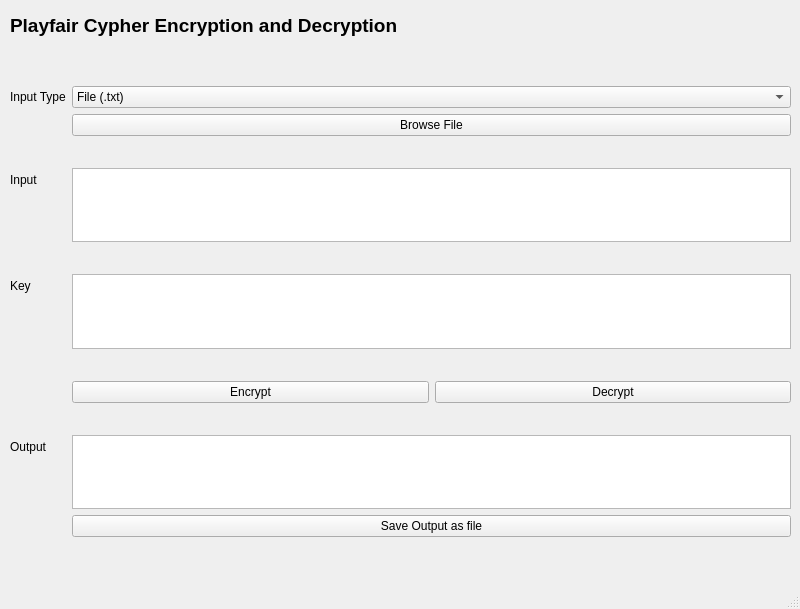
<?xml version="1.0" encoding="UTF-8"?>
<ui version="4.0">
 <class>MainWindow</class>
 <widget class="QMainWindow" name="MainWindow">
  <property name="geometry">
   <rect>
    <x>0</x>
    <y>0</y>
    <width>800</width>
    <height>609</height>
   </rect>
  </property>
  <property name="windowTitle">
   <string>MainWindow</string>
  </property>
  <widget class="QWidget" name="centralwidget">
   <widget class="QWidget" name="formLayoutWidget">
    <property name="geometry">
     <rect>
      <x>10</x>
      <y>60</y>
      <width>781</width>
      <height>477</height>
     </rect>
    </property>
    <layout class="QFormLayout" name="formLayout">
     <item row="0" column="1">
      <spacer name="horizontalSpacer">
       <property name="orientation">
        <enum>Qt::Horizontal</enum>
       </property>
       <property name="sizeHint" stdset="0">
        <size>
         <width>40</width>
         <height>20</height>
        </size>
       </property>
      </spacer>
     </item>
     <item row="1" column="1">
      <widget class="QComboBox" name="input_type_combobox">
       <item>
        <property name="text">
         <string>File (.txt)</string>
        </property>
       </item>
       <item>
        <property name="text">
         <string>Plaintext</string>
        </property>
       </item>
      </widget>
     </item>
     <item row="2" column="1">
      <widget class="QPushButton" name="browse_button">
       <property name="text">
        <string>Browse File</string>
       </property>
      </widget>
     </item>
     <item row="3" column="1">
      <spacer name="horizontalSpacer_4">
       <property name="orientation">
        <enum>Qt::Horizontal</enum>
       </property>
       <property name="sizeHint" stdset="0">
        <size>
         <width>40</width>
         <height>20</height>
        </size>
       </property>
      </spacer>
     </item>
     <item row="4" column="0">
      <widget class="QLabel" name="label">
       <property name="text">
        <string>Input</string>
       </property>
      </widget>
     </item>
     <item row="4" column="1">
      <widget class="QPlainTextEdit" name="input_box"/>
     </item>
     <item row="5" column="1">
      <spacer name="horizontalSpacer_5">
       <property name="orientation">
        <enum>Qt::Horizontal</enum>
       </property>
       <property name="sizeHint" stdset="0">
        <size>
         <width>40</width>
         <height>20</height>
        </size>
       </property>
      </spacer>
     </item>
     <item row="6" column="0">
      <widget class="QLabel" name="label_4">
       <property name="text">
        <string>Key</string>
       </property>
      </widget>
     </item>
     <item row="6" column="1">
      <widget class="QPlainTextEdit" name="key_box"/>
     </item>
     <item row="7" column="1">
      <spacer name="horizontalSpacer_3">
       <property name="orientation">
        <enum>Qt::Horizontal</enum>
       </property>
       <property name="sizeHint" stdset="0">
        <size>
         <width>40</width>
         <height>20</height>
        </size>
       </property>
      </spacer>
     </item>
     <item row="8" column="1">
      <layout class="QHBoxLayout" name="horizontalLayout">
       <item>
        <widget class="QPushButton" name="encrypt_button">
         <property name="text">
          <string>Encrypt</string>
         </property>
        </widget>
       </item>
       <item>
        <widget class="QPushButton" name="decrypt_button">
         <property name="text">
          <string>Decrypt</string>
         </property>
        </widget>
       </item>
      </layout>
     </item>
     <item row="10" column="1">
      <spacer name="horizontalSpacer_2">
       <property name="orientation">
        <enum>Qt::Horizontal</enum>
       </property>
       <property name="sizeHint" stdset="0">
        <size>
         <width>40</width>
         <height>20</height>
        </size>
       </property>
      </spacer>
     </item>
     <item row="1" column="0">
      <widget class="QLabel" name="label_3">
       <property name="text">
        <string>Input Type</string>
       </property>
      </widget>
     </item>
     <item row="11" column="1">
      <widget class="QPlainTextEdit" name="output_box"/>
     </item>
     <item row="11" column="0">
      <widget class="QLabel" name="label_2">
       <property name="text">
        <string>Output</string>
       </property>
      </widget>
     </item>
     <item row="12" column="1">
      <widget class="QPushButton" name="save_button">
       <property name="text">
        <string>Save Output as file</string>
       </property>
      </widget>
     </item>
    </layout>
   </widget>
   <widget class="QLabel" name="vigenere_title">
    <property name="geometry">
     <rect>
      <x>10</x>
      <y>10</y>
      <width>781</width>
      <height>31</height>
     </rect>
    </property>
    <property name="font">
     <font>
      <pointsize>14</pointsize>
      <weight>75</weight>
      <bold>true</bold>
     </font>
    </property>
    <property name="text">
     <string>Playfair Cypher Encryption and Decryption</string>
    </property>
   </widget>
  </widget>
  <widget class="QMenuBar" name="menubar">
   <property name="geometry">
    <rect>
     <x>0</x>
     <y>0</y>
     <width>800</width>
     <height>22</height>
    </rect>
   </property>
  </widget>
  <widget class="QStatusBar" name="statusbar"/>
 </widget>
 <resources/>
 <connections>
  <connection>
   <sender>browse_button</sender>
   <signal>clicked()</signal>
   <receiver>input_box</receiver>
   <slot>paste()</slot>
   <hints>
    <hint type="sourcelabel">
     <x>109</x>
     <y>145</y>
    </hint>
    <hint type="destinationlabel">
     <x>110</x>
     <y>216</y>
    </hint>
   </hints>
  </connection>
  <connection>
   <sender>input_type_combobox</sender>
   <signal>currentIndexChanged(int)</signal>
   <receiver>browse_button</receiver>
   <slot>toggle()</slot>
   <hints>
    <hint type="sourcelabel">
     <x>239</x>
     <y>118</y>
    </hint>
    <hint type="destinationlabel">
     <x>240</x>
     <y>141</y>
    </hint>
   </hints>
  </connection>
  <connection>
   <sender>encrypt_button</sender>
   <signal>clicked()</signal>
   <receiver>output_box</receiver>
   <slot>paste()</slot>
   <hints>
    <hint type="sourcelabel">
     <x>177</x>
     <y>416</y>
    </hint>
    <hint type="destinationlabel">
     <x>174</x>
     <y>464</y>
    </hint>
   </hints>
  </connection>
  <connection>
   <sender>decrypt_button</sender>
   <signal>clicked()</signal>
   <receiver>output_box</receiver>
   <slot>paste()</slot>
   <hints>
    <hint type="sourcelabel">
     <x>653</x>
     <y>412</y>
    </hint>
    <hint type="destinationlabel">
     <x>660</x>
     <y>462</y>
    </hint>
   </hints>
  </connection>
 </connections>
</ui>
